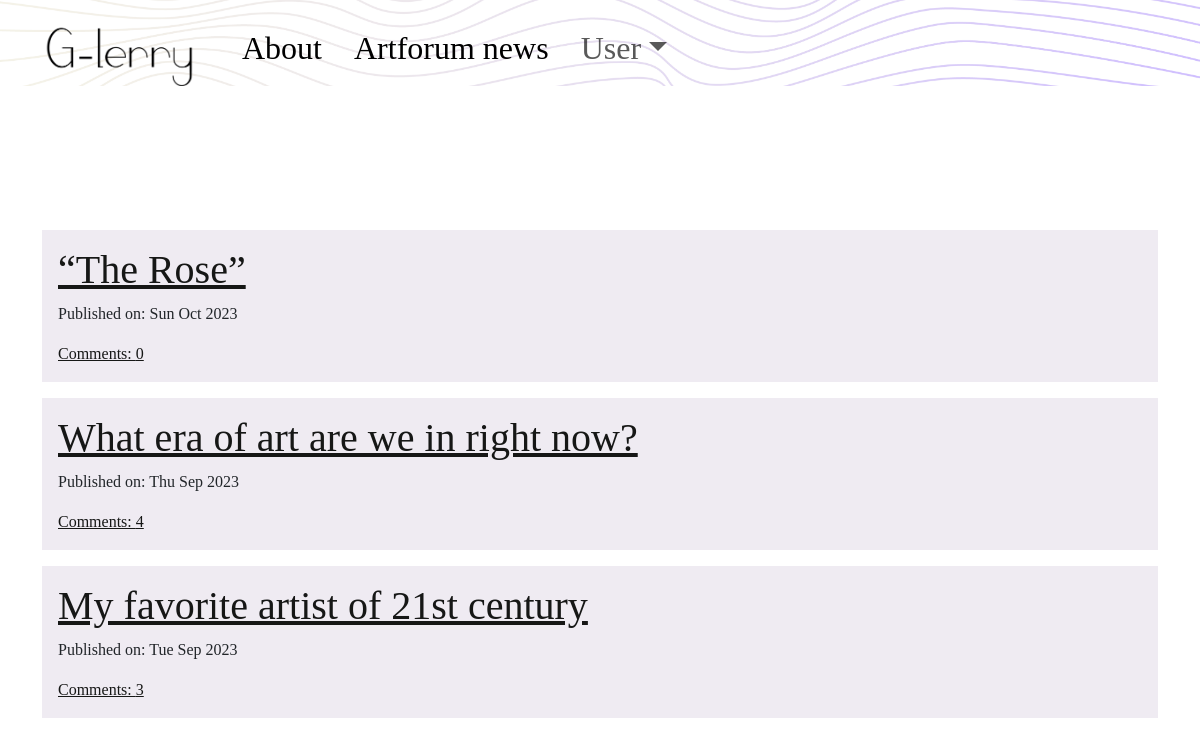
Screenshot of / (signed in) with the database file from the repository.
### blog/models.py (models this page shows, shortened)
class Post(models.Model):
    author = models.ForeignKey('auth.User', on_delete=models.CASCADE)
    title = models.CharField(max_length=200)
    text = RichTextField(blank=True, null=True)
    create_date = models.DateTimeField(default=timezone.now)
    published_date = models.DateTimeField(blank=True, null=True)
    def approve_comments(self):
        return self.comments.filter(approved_comment=True)
    """
        The primary key patches to self.pk, after i create post, and i hit publication,
        go to post detail of the primary key of post i just created

    """

### blog/views.py (the view)
# urls.py: path('', views.PostListView.as_view(), name='post_list'),
class PostListView(ListView):
    model = Post
    def get_queryset(self):
        return Post.objects.filter(published_date__lte=timezone.now()).order_by('-published_date')
    """

    with get query set - set SQL query in model.
    Grab post model.all objects and filter them based on condition.
    --lte=less than or equal to current tiem and order them based by curent date (the dash means DESC order

    """

### blog/templates/blog/post_list.html
{% extends "blog/base.html" %}
{% block content %}
<div class="centerstage">
    {% for post in post_list %}
    <div class="post">
        <h1><a class="post-list-content" href="{% url 'post_detail' pk=post.pk %}">{{ post.title }}</a></h1>
        <div>
            <p>Published on: {{ post.published_date|date:"D M Y" }}</p>
        </div>
    <a class="post-list-content" href="{% url 'post_detail' pk=post.pk %}">Comments: {{ post.approve_comments.count }}</a>
    </div>
    {% endfor %}
</div>
{% endblock %}

### blog/static/css/blog.css (style rules this page uses)
* { font-family: 'Playfair Display', serif; }
.post-list-content { color: #161716; }
.post { background-color: #efebf2; padding: 1rem; margin: 1rem 0; }

### rows the page displays
Post: title "“The Rose”", published_date "Sun Oct 2023", approve_comments.count "0"
Post: title "What era of art are we in right now?", published_date "Thu Sep 2023", approve_comments.count "4"
Post: title "My favorite artist of 21st century", published_date "Tue Sep 2023", approve_comments.count "3"
